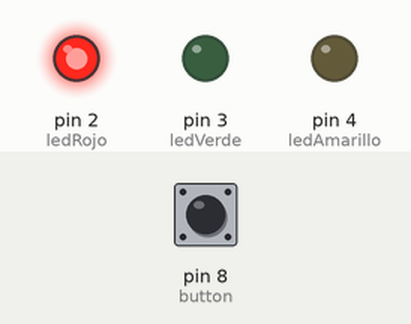
Recording of a sketch running on a simulated Arduino Uno, built with avr-gcc and run on an emulated ATmega328P. Shown: output pins drawn as LEDs (lit = HIGH). Inputs (shaded band) come from the test bench; at power-on: pin 8 (button) LOW.

Above: at 1.2 s.
1.3 s: pin 8 (button) pulled HIGH for 0.15 s
At 2.6 s:
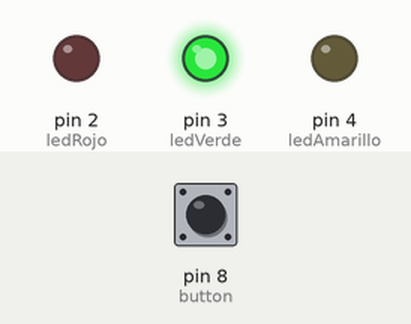
4.4 s: pin 8 (button) pulled HIGH for 3.2 s
At 7.6 s:
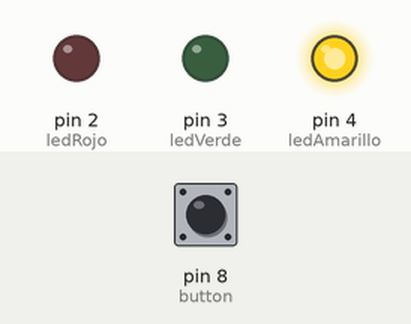
Timing chart, 0 to 14.8 s (numbered marks = the images above; inputs shaded):
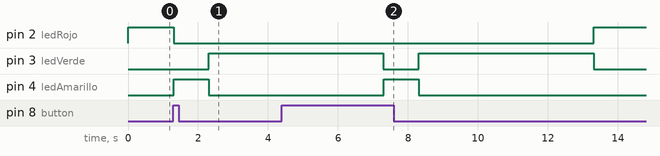

The sketch:

Main3.ino
```cpp
const byte ledRojo = 2;
const byte ledVerde = 3;
const byte ledAmarillo = 4;

const byte button = 8;

int buttonState = 0;

void setup()
{
	pinMode(ledRojo, OUTPUT);
    pinMode(ledVerde, OUTPUT);
    pinMode(ledAmarillo, OUTPUT);
    pinMode(button, INPUT);
    digitalWrite(ledRojo, 1);
}

void loop()
{

    buttonState = digitalRead(button);
    if(buttonState == HIGH){
        digitalWrite(ledRojo,0);
        digitalWrite(ledAmarillo,1);
        delay(1000);
        digitalWrite(ledAmarillo,0);
        digitalWrite(ledVerde,1);
        delay(5000);
        digitalWrite(ledRojo,1);
        digitalWrite(ledVerde,0);
    }

}
```

Measured:
- after the input at 1.3 s, pin 2 (ledRojo): HIGH → LOW at once; pin 3 (ledVerde): LOW → HIGH after 1.0 s; pin 4 (ledAmarillo): LOW → HIGH at once, → LOW 1.0 s later
- after the input at 4.4 s, pin 2 (ledRojo): LOW → HIGH after 8.9 s instead of 2.9 s; pin 4 (ledAmarillo): LOW → HIGH after 2.9 s, → LOW 1.0 s later
